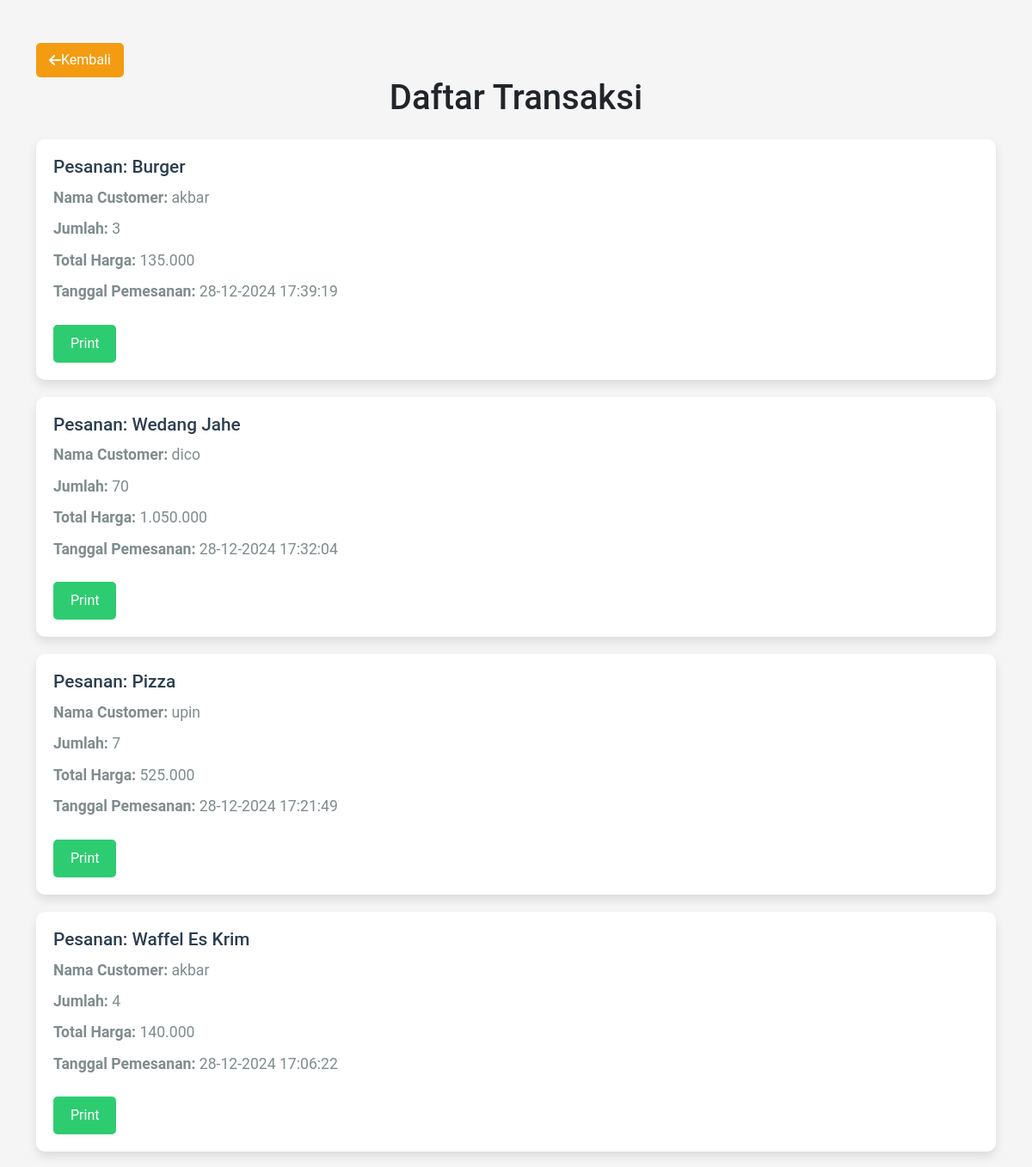
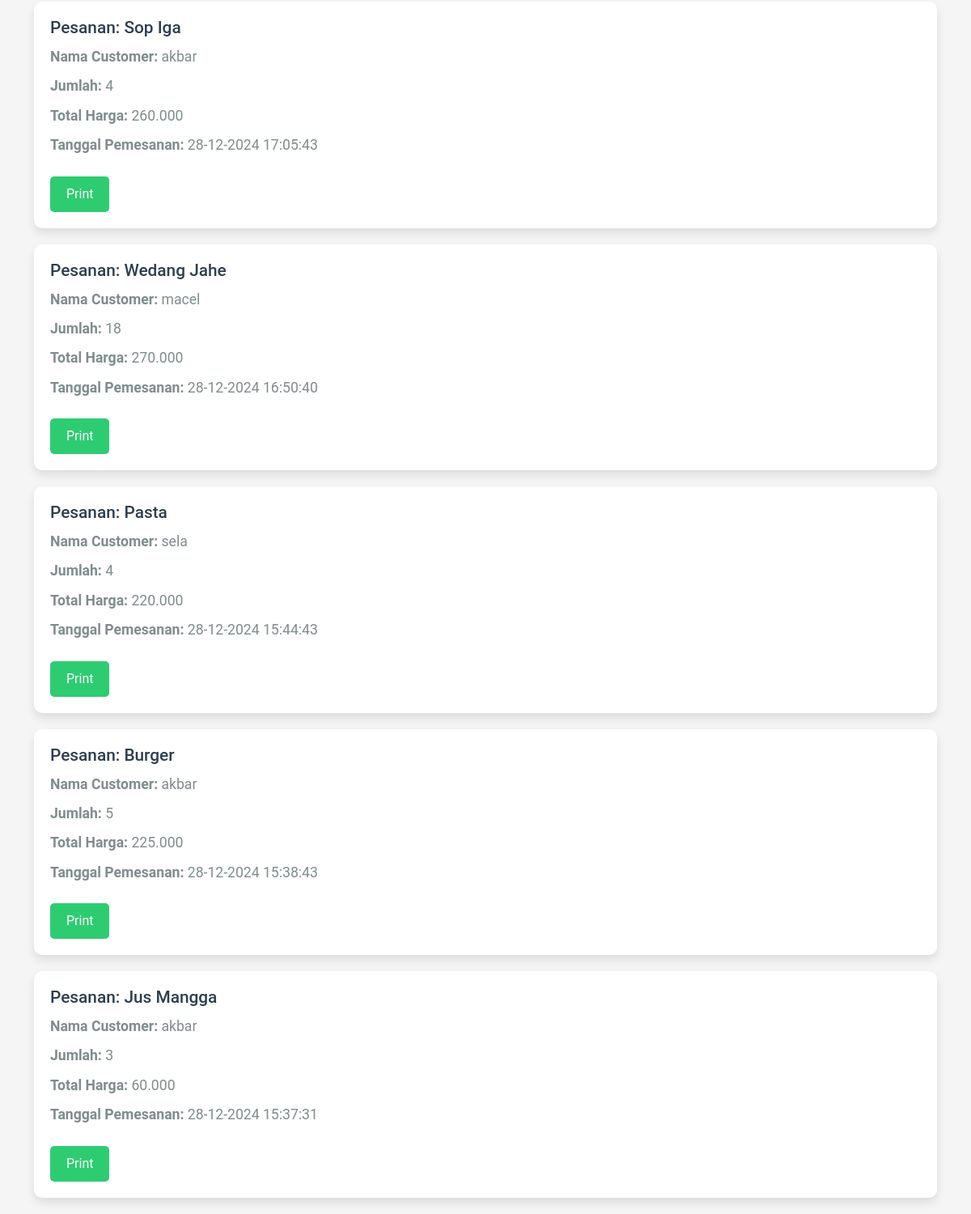
/transaksi.php (signed in), run on the app's committed database (2 pictures, top to bottom).
### tables this page shows
CREATE TABLE `orders` (
  `id_order` int(11) NOT NULL,
  `id_user` int(11) NOT NULL,
  `id_menu` int(11) NOT NULL,
  `jumlah` int(11) NOT NULL,
  `total_harga` int(11) NOT NULL,
  `tanggal_pesanan` datetime DEFAULT current_timestamp(),
  `keterangan` text DEFAULT NULL
);

CREATE TABLE `menu` (
  `id_menu` int(11) NOT NULL,
  `nama_menu` varchar(100) NOT NULL,
  `deskripsi` text DEFAULT NULL,
  `harga` int(11) NOT NULL,
  `gambar` varchar(255) DEFAULT NULL
);

CREATE TABLE `users` (
  `id_user` int(11) NOT NULL,
  `username` varchar(50) NOT NULL,
  `password` varchar(255) NOT NULL,
  `role` enum('kasir','customer') NOT NULL
);

### transaksi.php (the view, shortened to what this page needs)
<?php
include 'koneksi.php';
$sql = "SELECT orders.id_order, users.username AS customer_name, menu.nama_menu, orders.jumlah, orders.total_harga, orders.tanggal_pesanan
        FROM orders
        JOIN users ON orders.id_user = users.id_user
        JOIN menu ON orders.id_menu = menu.id_menu
        ORDER BY orders.tanggal_pesanan DESC";
$result = mysqli_query($conn, $sql);
?>
<!DOCTYPE html>
<html lang="en">
<head>
    <link href="https://cdn.jsdelivr.net/npm/bootstrap@5.3.0-alpha1/dist/css/bootstrap.min.css" rel="stylesheet">
</head>
<body>
    <div class="container">
        <a href="kasir_dashboard.php" class="back-btn">
            <i class="fas fa-arrow-left"></i> Kembali
        </a>
        <h1 class="text-center mb-4">Daftar Transaksi</h1>
        <?php if (mysqli_num_rows($result) > 0): ?>
            <?php while ($row = mysqli_fetch_assoc($result)): ?>
                <div class="transaction-item">
                    <h4>Pesanan: <?php echo htmlspecialchars($row['nama_menu']); ?></h4>
                    <p><strong>Nama Customer:</strong> <?php echo htmlspecialchars($row['customer_name']); ?></p>
                    <p><strong>Jumlah:</strong> <?php echo htmlspecialchars($row['jumlah']); ?></p>
                    <p><strong>Total Harga:</strong> <?php echo number_format($row['total_harga'], 0, ',', '.'); ?></p>
                    <p><strong>Tanggal Pemesanan:</strong> <?php echo date('d-m-Y H:i:s', strtotime($row['tanggal_pesanan'])); ?></p>
                    <a href="transaksi_print.php?id_order=<?php echo $row['id_order']; ?>" class="print-btn">Print</a>
                </div>
            <?php endwhile; ?>
        <?php else: ?>
            <p class="text-center">Tidak ada transaksi yang tersedia.</p>
        <?php endif; ?>
    </div>
</body>
</html>

### transaksi.php (style rules this page uses)
body { font-family: 'Roboto', sans-serif; background-color: #f5f5f5; margin: 0; padding: 0; }
.container { margin-top: 50px; }
.transaction-item { background-color: white; padding: 20px; border-radius: 10px; box-shadow: 0 6px 12px rgba(0, 0, 0, 0.1); margin-bottom: 20px; }
.transaction-item h4 { font-size: 1.3rem; color: #2c3e50; margin-bottom: 10px; }
.transaction-item p { font-size: 1.1rem; color: #7f8c8d; margin-bottom: 10px; }
.back-btn { background-color: #f39c12; color: white; padding: 8px 15px; border-radius: 5px; text-decoration: none; display: inline-flex; align-items: center; }
.print-btn { background-color: #2ecc71; color: white; padding: 10px 20px; border-radius: 5px; margin-top: 15px; text-decoration: none; display: inline-block; }
.text-center { text-align: center; }

### data on the page
orders: id_menu.nama_menu "Burger", id_user.username "akbar", jumlah "3", total_harga "135.000", tanggal_pesanan "28-12-2024 17:39:19"
orders: id_menu.nama_menu "Wedang Jahe", id_user.username "dico", jumlah "70", total_harga "1.050.000", tanggal_pesanan "28-12-2024 17:32:04"
orders: id_menu.nama_menu "Pizza", id_user.username "upin", jumlah "7", total_harga "525.000", tanggal_pesanan "28-12-2024 17:21:49"
orders: id_menu.nama_menu "Waffel Es Krim", id_user.username "akbar", jumlah "4", total_harga "140.000", tanggal_pesanan "28-12-2024 17:06:22"
orders: id_menu.nama_menu "Sop Iga", id_user.username "akbar", jumlah "4", total_harga "260.000", tanggal_pesanan "28-12-2024 17:05:43"
orders: id_menu.nama_menu "Wedang Jahe", id_user.username "macel", jumlah "18", total_harga "270.000", tanggal_pesanan "28-12-2024 16:50:40"
orders: id_menu.nama_menu "Pasta", id_user.username "sela", jumlah "4", total_harga "220.000", tanggal_pesanan "28-12-2024 15:44:43"
orders: id_menu.nama_menu "Burger", id_user.username "akbar", jumlah "5", total_harga "225.000", tanggal_pesanan "28-12-2024 15:38:43"
orders: id_menu.nama_menu "Jus Mangga", id_user.username "akbar", jumlah "3", total_harga "60.000", tanggal_pesanan "28-12-2024 15:37:31"
